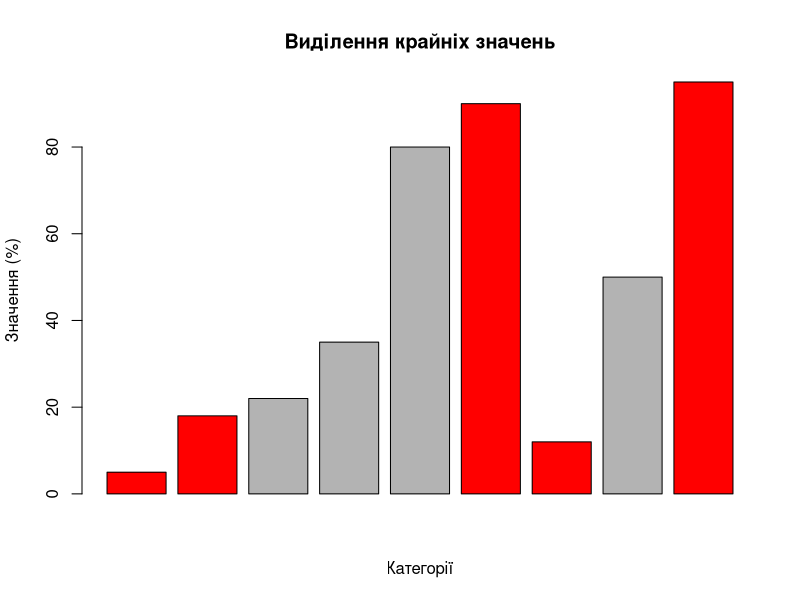

Source code (R):
# штучні дані
values <- c(5, 18, 22, 35, 80, 90, 12, 50, 95)

# визначаємо кольори
cols <- ifelse(values < 20 | values > 80, "red", "gray70")
png("figure_lab2.png", width = 800, height = 600, res = 120)

# будуємо стовпчикову діаграму
barplot(values,
        col = cols,
        main = "Виділення крайніх значень",
        xlab = "Категорії",
        ylab = "Значення (%)")
dev.off()